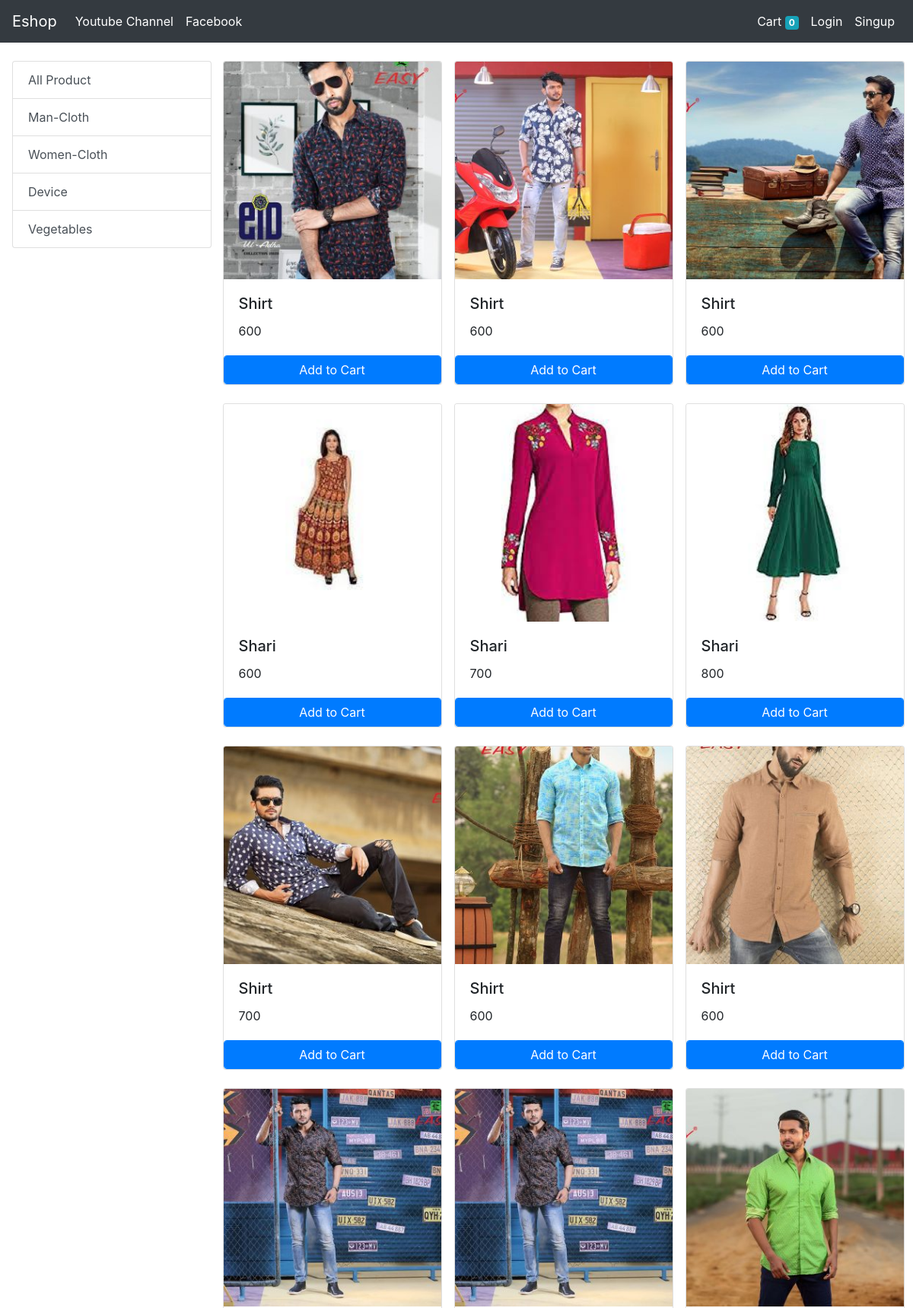
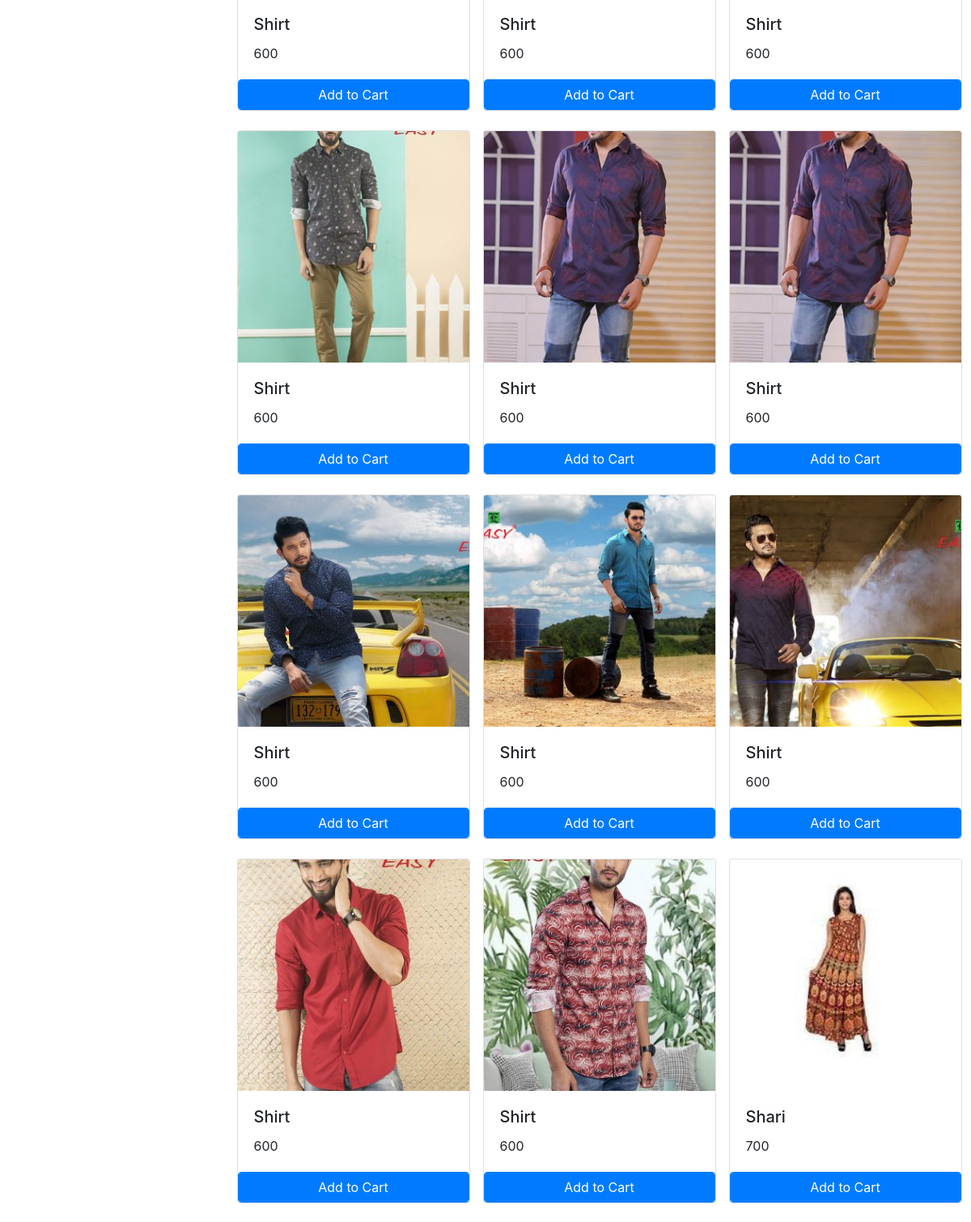
The page / (upper part) on the database its author committed (2 pictures, top to bottom).
### store/models/category.py (models this page shows, shortened)
class Category(models.Model):
    name=models.CharField(max_length=300)
    @staticmethod
    def get_all_category():
        return Category.objects.all()

### store/models/product.py (models this page shows, shortened)
class Product(models.Model):
    name=models.CharField(max_length=300)
    price=models.IntegerField(default=0)
    category=models.ForeignKey(Category, on_delete=models.CASCADE , default=1)
    description=models.CharField(max_length=300, default="")
    image=models.ImageField(upload_to='uploads/product')
    @staticmethod
    def get_all_product():
        return Product.objects.all()

### store/views.py (the view)
# urls.py: path('', views.index , name='index'),
def index(request):
    if request.method=="POST":
        cartvlu=request.POST.get('cart_id')
        decress=request.POST.get('decres')
        cart=request.session.get('cart')
        if cart:
            quantity=cart.get(cartvlu)
            if quantity:
                if decress:
                    if quantity<=1:
                        cart.pop(cartvlu)
                    else:
                        cart[cartvlu]=quantity-1
                else:
                    cart[cartvlu]=quantity+1
            else:
                cart[cartvlu]=1
        else:
            cart={}
            cart[cartvlu]=1
        request.session['cart'] = cart
        print('cart', request.session['cart'])
    else:
        cart=request.session.get('cart')
        if not cart:
            request.session['cart']={}
    prods=None
    prodcat=Category.get_all_category()
    categoryid=request.GET.get('category')
    if categoryid:
        prods=Product.get_all_product_by_categoryID(categoryid)
    else:
        prods=Product.get_all_product()
    params={'prod':prods, 'prodcats': prodcat}
    print('email', request.session.get('email'))
    return render(request, 'index.html', params)

### store/templatetags/cart.py (called while the page is built)
@register.filter(name="in_cart")
def in_cart(i, cart):
    keys=cart.keys()
    for id in keys:
        if int(id)==i.id:
            return True
    return False

### store/templates/index.html (shortened to what this page needs)
{% extends 'basic.html' %}
{% block body %}
{% load cart %}
<div class="container-flot">
	<div class="row">
		<div class="col-lg-3 ">
			<div class="list-group mt-4 mx-auto pl-3">
				<a href="/" class="list-group-item list-group-item-action">
			    All Product
			  </a>
				{% for i in prodcats %}
			  <a href="/?category={{i.id}}" class="list-group-item list-group-item-action">
			    {{i.name}}
			  </a>
			  {% endfor %}
			</div>
		</div>
		<div class="col-lg-9 mx-auto">
			<div class="container-flot">
				<div class="row">
					{% for i in prod %}
					<div class="card mr-3 mt-4" id="{{i.id}}" style="width: 18rem;">
					  <img src="/media/{{i.image}}" class="card-img-top" alt="...">
					  <div class="card-body">
					    <h5 class="card-title">{{i.name}}</h5>
					    <p class="card-text">{{i.price}}</p>
					  </div>
						<div class="cart-footer">
							{% if i|in_cart:request.session.cart %}
							<div class="row no-gutters">
							<form action="/#{{i.id}}" method="POST" class="col-2 ">{% csrf_token %}
								<input type="submit" value="-" class="btn-block btn btn-secondary">
								<input hidden type="text"  name="decres"  value="True">
								<input hidden name="cart_id" type="text" value="{{i.id}}">
							</form>
							<div class="text-center col" >{{i|quantity:request.session.cart}}</div>
							<form action="/#{{i.id}}" method="POST" class="col-2 ">{% csrf_token %}
								<input type="submit" value="+" class="btn-block btn btn-secondary">
								<input hidden name="cart_id" type="text" value="{{i.id}}">
							</form>
							</div>
							{% else %}
							<div class="row no-gutters ">
								<form  action="/#{{i.id}}" method="POST" class="btn-block">{% csrf_token %}
									<input  type="submit" class="btn btn-primary form-control" value="Add to Cart">
								</form>
							</div>
							{% endif %}
						</div>
					</div>
					{% endfor %}
				</div>
			</div>
		</div>
	</div>
</div>
{% endblock %}

### store/templates/basic.html (shortened to what this page needs)
<!doctype html>
<html lang="en">
  <head>
    <link rel="stylesheet" href="https://stackpath.bootstrapcdn.com/bootstrap/4.5.2/css/bootstrap.min.css">
  </head>
  <body>
    <nav class="navbar navbar-expand-lg navbar-dark bg-dark">
  <a class="navbar-brand" href="/">Eshop</a>
	  <div class="collapse navbar-collapse" id="navbarSupportedContent">
	    <ul class="navbar-nav mr-auto">
	      <li class="nav-item active">
	        <a class="nav-link" href="https://www.youtube.com/channel/UCuA2xnyzuj45u3uoPC3yNkw">Youtube Channel <span class="sr-only">(current)</span></a>
	      </li>
            <li class="nav-item active">
	        <a class="nav-link" href="https://www.facebook.com/abdus.sobahanshanto.9">Facebook<span class="sr-only">(current)</span></a>
	      </li>
	    </ul>
	    <ul class="navbar-nav my-2 my-lg-0">
        <li class="nav-item active">
        <a class="nav-link" href="/cart">Cart
            <span class="badge badge-info">{{request.session.cart|length}}</span>
            <span class="sr-only">(current)</span></a>
      </li>
            {% if request.session.customer_id %}
            <li class="nav-item active">
        <a class="nav-link" href="/order">Order <span class="sr-only">(current)</span></a>
      </li>
            <li class="nav-item active">
        <a class="nav-link" href="/logout">Logout <span class="sr-only">(current)</span></a>
      </li>
        {% else %}
      <li class="nav-item active">
        <a class="nav-link" href="/login">Login <span class="sr-only">(current)</span></a>
      </li>
      <li class="nav-item active">
        <a class="nav-link" href="/singup/">Singup <span class="sr-only">(current)</span></a>
      </li>
        {% endif %}
    </ul>
	  </div>
	</nav>
	{% block body %}{% endblock %}
  </body>
</html>

### rows shown on the page
Category: name "Man-Cloth"
Category: name "Women-Cloth"
Category: name "Device"
Category: name "Vegetables"
Product: {{ i.id }} 1 (drawn), image (picture), name "Shirt", price "600"
Product: image (picture), name "Shirt", price "600"
Product: image (picture), name "Shirt", price "600"
Product: image (picture), name "Shari", price "600"
Product: image (picture), name "Shari", price "700"
Product: image (picture), name "Shari", price "800"
Product: image (picture), name "Shirt", price "700"
Product: image (picture), name "Shirt", price "600"
Product: image (picture), name "Shirt", price "600"
Product: image (picture), name "Shirt", price "600"
Product: image (picture), name "Shirt", price "600"
Product: image (picture), name "Shirt", price "600"
Product: image (picture), name "Shirt", price "600"
Product: image (picture), name "Shirt", price "600"
Product: image (picture), name "Shirt", price "600"
Product: image (picture), name "Shirt", price "600"
Product: image (picture), name "Shirt", price "600"
Product: {{ i.id }} 18 (drawn), image (picture), name "Shirt", price "600"
Product: image (picture), name "Shirt", price "600"
Product: image (picture), name "Shirt", price "600"
Product: image (picture), name "Shari", price "700"

### other values the page prints
{{ request.session.cart|length }} "0"
